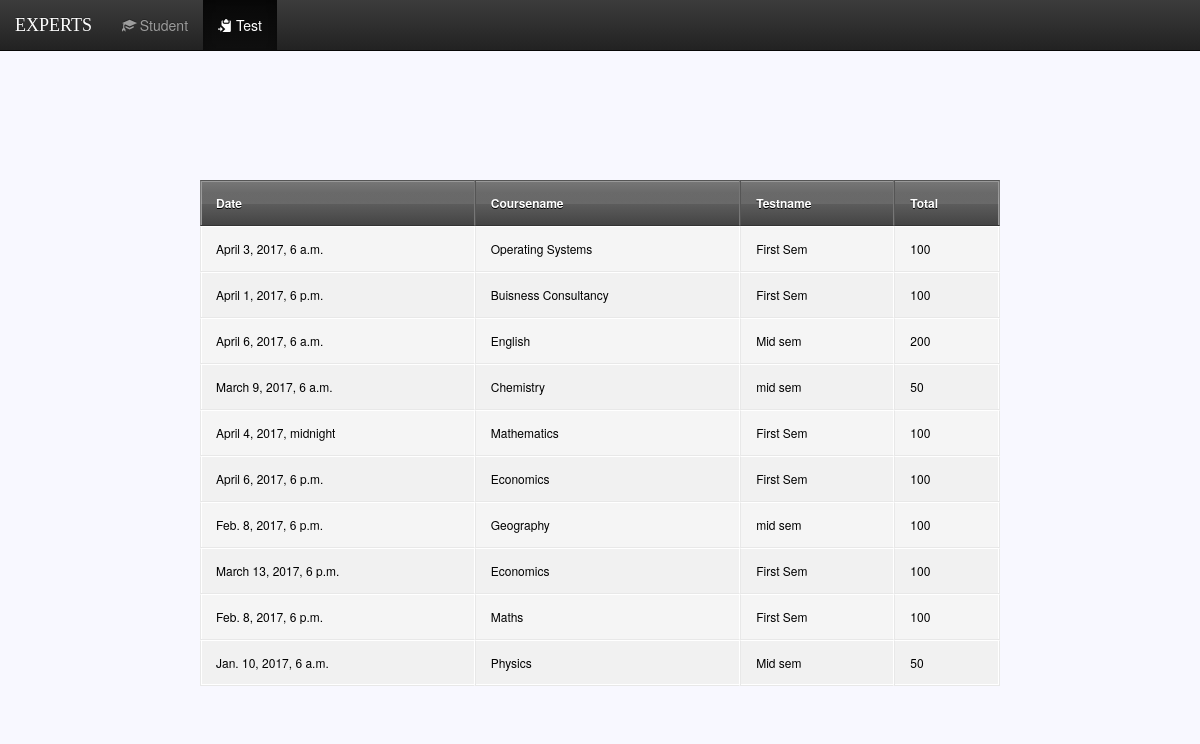
Screenshot of /home/test/ with the database file from the repository.
### home/models.py (models this page shows, shortened)
class Test(models.Model):
    course_id= models.ForeignKey(Course, on_delete=models.CASCADE)
    name=models.CharField(max_length=250)
    total=models.IntegerField()
    date=models.DateTimeField(auto_now=False,auto_now_add=False)

class Course(models.Model):
    course_name = models.CharField(max_length=250)
    course_fees = models.CharField(max_length=250)

### home/views.py (the view)
class TestView (generic.TemplateView):
    template_name='home/test.html'
    def test(self):
        return Test.objects.all()

### home/templates/home/test.html
{% extends 'home/base.html' %}
{% block test_active %}active{% endblock %}
{% block form %}
    </div>
    </div>
    </nav>
<section id="intro" class="intro-section">
        <div class="container">
            <div class="row">
                <div class="col-lg-12">
                    {% if view.test %}
                    <table>
                        <tr>
                             <th>Date</th>
                            <th>Coursename</th>
                            <th>Testname</th>
                            <th>Total</th>
                        </tr>
                        {%  for i in view.test %}
                         <tr>
                            <td>{{ i.date }}</td>
                            <td>{{ i.course_id.course_name }}</td>
                            <td>{{ i.name }}</td>
                            <td>{{ i.total }}</td>
                         </tr>
                        {% endfor %}
                    </table>
                    {% else %}
                    <h1>NO Tests Conducted</h1>
                {% endif %}
                </div>
        </div>
        </div>
    </section>
{% endblock %}

### home/templates/home/base.html (shortened to what this page needs)
<!DOCTYPE html>
<html lang="en">
<head>
     {% load staticfiles %}
    <link rel="stylesheet" href="https://maxcdn.bootstrapcdn.com/bootstrap/3.3.7/css/bootstrap.min.css">
    <link rel="stylesheet" href="https://maxcdn.bootstrapcdn.com/bootstrap/3.3.7/css/bootstrap-theme.min.css">
     <link href="{% static 'home/css/scrolling-nav.css'%}" rel="stylesheet">
    <link rel="stylesheet" type="text/css" href="{% static 'home/css/style.css' %}"/>
</head>
<body id="page-top" data-spy="scroll" data-target=".navbar-fixed-top">
 <nav class ="navbar navbar-inverse navbar-fixed-top">
            <div class="container-fluid">
                <div class="nav-header">
                    <a class="navbar-brand" href="{% url 'home:index' %}">EXPERTS</a>
                </div>
                <div class="collapse navbar-collapse" id="topnavbar">
                    <ul class="nav navbar-nav">
                        <li class="{% block student_active %}{% endblock %}" >
                            <a href="{% url 'home:student' %}">
                                <span class="glyphicon glyphicon-education" aria-hidden="true"></span>&nbsp;Student
                            </a>
                        </li>
                         <li class="{% block test_active %}{% endblock %}" >
                            <a href="{% url 'home:test' %}">
                                <span class="glyphicon glyphicon-copy" aria-hidden="true"></span>&nbsp;Test
                            </a>
                        </li>
                    </ul>
           {% block form %}{% endblock %}
</body>
</html>

### home/static/home/css/scrolling-nav.css (style rules this page uses)
body { width: 100%; height: 100%; }
html { width: 100%; height: 100%; }
@media (min-width:767px) { .navbar { -webkit-transition: background .5s ease-in-out,padding .5s ease-in-out; -moz-transition: background .5s ease-in-out,padding .5s ease-in-out; transition: background .5s ease-in-out,padding .5s ease-in-out; } }
.intro-section { height: 100%; padding-top: 150px; text-align: center; background: ghostwhite; color:black; }

### home/static/home/css/style.css (style rules this page uses)
.navbar { border-radius=0; }
.navbar-brand { font-family:'Lucida Calligraphy',Garamound,cursive; }
.container { padding-right: 15px; padding-left: 15px; margin-right: auto; margin-left: auto; }
table { background: #f5f5f5; border-collapse: separate; box-shadow: inset 0 1px 0 #fff; font-size: 12px; line-height: 24px; margin: 30px auto; text-align: left; width: 800px; }
th { background: url(http://jackrugile.com/images/misc/noise-diagonal.png), linear-gradient(#777, #444); border-left: 1px solid #555; border-right: 1px solid #777; border-top: 1px solid #555; border-bottom: 1px solid #333; box-shadow: inset 0 1px 0 #999; color: #fff; font-weight: bold; padding: 10px 15px; position: relative; text-shadow: 0 1px 0 #000; }
th:after { background: linear-gradient(rgba(255,255,255,0), rgba(255,255,255,.08)); content: ''; display: block; height: 25%; left: 0; margin: 1px 0 0 0; position: absolute; top: 25%; width: 100%; }
th:first-child { border-left: 1px solid #777; box-shadow: inset 1px 1px 0 #999; }
th:last-child { box-shadow: inset -1px 1px 0 #999; }
td { border-right: 1px solid #fff; border-left: 1px solid #e8e8e8; border-top: 1px solid #fff; border-bottom: 1px solid #e8e8e8; padding: 10px 15px; position: relative; transition: all 300ms; }
td:first-child { box-shadow: inset 1px 0 0 #fff; }
td:last-child { border-right: 1px solid #e8e8e8; box-shadow: inset -1px 0 0 #fff; }
tr { background: url(http://jackrugile.com/images/misc/noise-diagonal.png); }
tr:nth-child(odd) td { background: #f1f1f1 url(http://jackrugile.com/images/misc/noise-diagonal.png); }
tr:last-of-type td { box-shadow: inset 0 -1px 0 #fff; }
tr:last-of-type td:first-child { box-shadow: inset 1px -1px 0 #fff; }
tr:last-of-type td:last-child { box-shadow: inset -1px -1px 0 #fff; }

### rows the page displays
Test: date "April 3, 2017, 6 a.m.", course_id.course_name "Operating Systems", name "First Sem", total "100"
Test: date "April 1, 2017, 6 p.m.", course_id.course_name "Buisness Consultancy", name "First Sem", total "100"
Test: date "April 6, 2017, 6 a.m.", course_id.course_name "English", name "Mid sem", total "200"
Test: date "March 9, 2017, 6 a.m.", course_id.course_name "Chemistry", name "mid sem", total "50"
Test: date "April 4, 2017, midnight", course_id.course_name "Mathematics", name "First Sem", total "100"
Test: date "April 6, 2017, 6 p.m.", course_id.course_name "Economics", name "First Sem", total "100"
Test: date "Feb. 8, 2017, 6 p.m.", course_id.course_name "Geography", name "mid sem", total "100"
Test: date "March 13, 2017, 6 p.m.", course_id.course_name "Economics", name "First Sem", total "100"
Test: date "Feb. 8, 2017, 6 p.m.", course_id.course_name "Maths", name "First Sem", total "100"
Test: date "Jan. 10, 2017, 6 a.m.", course_id.course_name "Physics", name "Mid sem", total "50"
